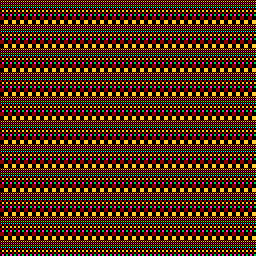

The image is a tile-based game level rendered from a .tmx file. Its description and complete source (layers, tilesets, objects, tile grids) follow:
An orthogonal 32x32 tile map with 8x8 px tiles, 1 tile layer (l0).

<map version="1.8" tiledversion="1.8.2" orientation="orthogonal" renderorder="right-down" width="32" height="32" tilewidth="8" tileheight="8" infinite="0" nextlayerid="2" nextobjectid="1">
 <tileset firstgid="1" source="8X88BPPT.BIN.tsx" />
 <layer id="1" name="l0" width="32" height="32">
  <data encoding="csv">
2,2,2,2,2,2,2,2,2,2,2,2,2,2,2,2,2,2,2,2,2,2,2,2,2,2,2,2,2,2,2,2,
3,3,3,3,3,3,3,3,3,3,3,3,3,3,3,3,3,3,3,3,3,3,3,3,3,3,3,3,3,3,3,3,
4,4,4,4,4,4,4,4,4,4,4,4,4,4,4,4,4,4,4,4,4,4,4,4,4,4,4,4,4,4,4,4,
2,2,2,2,2,2,2,2,2,2,2,2,2,2,2,2,2,2,2,2,2,2,2,2,2,2,2,2,2,2,2,2,
3,3,3,3,3,3,3,3,3,3,3,3,3,3,3,3,3,3,3,3,3,3,3,3,3,3,3,3,3,3,3,3,
4,4,4,4,4,4,4,4,4,4,4,4,4,4,4,4,4,4,4,4,4,4,4,4,4,4,4,4,4,4,4,4,
2,2,2,2,2,2,2,2,2,2,2,2,2,2,2,2,2,2,2,2,2,2,2,2,2,2,2,2,2,2,2,2,
3,3,3,3,3,3,3,3,3,3,3,3,3,3,3,3,3,3,3,3,3,3,3,3,3,3,3,3,3,3,3,3,
4,4,4,4,4,4,4,4,4,4,4,4,4,4,4,4,4,4,4,4,4,4,4,4,4,4,4,4,4,4,4,4,
2,2,2,2,2,2,2,2,2,2,2,2,2,2,2,2,2,2,2,2,2,2,2,2,2,2,2,2,2,2,2,2,
3,3,3,3,3,3,3,3,3,3,3,3,3,3,3,3,3,3,3,3,3,3,3,3,3,3,3,3,3,3,3,3,
4,4,4,4,4,4,4,4,4,4,4,4,4,4,4,4,4,4,4,4,4,4,4,4,4,4,4,4,4,4,4,4,
2,2,2,2,2,2,2,2,2,2,2,2,2,2,2,2,2,2,2,2,2,2,2,2,2,2,2,2,2,2,2,2,
3,3,3,3,3,3,3,3,3,3,3,3,3,3,3,3,3,3,3,3,3,3,3,3,3,3,3,3,3,3,3,3,
4,4,4,4,4,4,4,4,4,4,4,4,4,4,4,4,4,4,4,4,4,4,4,4,4,4,4,4,4,4,4,4,
2,2,2,2,2,2,2,2,2,2,2,2,2,2,2,2,2,2,2,2,2,2,2,2,2,2,2,2,2,2,2,2,
3,3,3,3,3,3,3,3,3,3,3,3,3,3,3,3,3,3,3,3,3,3,3,3,3,3,3,3,3,3,3,3,
4,4,4,4,4,4,4,4,4,4,4,4,4,4,4,4,4,4,4,4,4,4,4,4,4,4,4,4,4,4,4,4,
2,2,2,2,2,2,2,2,2,2,2,2,2,2,2,2,2,2,2,2,2,2,2,2,2,2,2,2,2,2,2,2,
3,3,3,3,3,3,3,3,3,3,3,3,3,3,3,3,3,3,3,3,3,3,3,3,3,3,3,3,3,3,3,3,
4,4,4,4,4,4,4,4,4,4,4,4,4,4,4,4,4,4,4,4,4,4,4,4,4,4,4,4,4,4,4,4,
2,2,2,2,2,2,2,2,2,2,2,2,2,2,2,2,2,2,2,2,2,2,2,2,2,2,2,2,2,2,2,2,
3,3,3,3,3,3,3,3,3,3,3,3,3,3,3,3,3,3,3,3,3,3,3,3,3,3,3,3,3,3,3,3,
4,4,4,4,4,4,4,4,4,4,4,4,4,4,4,4,4,4,4,4,4,4,4,4,4,4,4,4,4,4,4,4,
2,2,2,2,2,2,2,2,2,2,2,2,2,2,2,2,2,2,2,2,2,2,2,2,2,2,2,2,2,2,2,2,
3,3,3,3,3,3,3,3,3,3,3,3,3,3,3,3,3,3,3,3,3,3,3,3,3,3,3,3,3,3,3,3,
4,4,4,4,4,4,4,4,4,4,4,4,4,4,4,4,4,4,4,4,4,4,4,4,4,4,4,4,4,4,4,4,
2,2,2,2,2,2,2,2,2,2,2,2,2,2,2,2,2,2,2,2,2,2,2,2,2,2,2,2,2,2,2,2,
3,3,3,3,3,3,3,3,3,3,3,3,3,3,3,3,3,3,3,3,3,3,3,3,3,3,3,3,3,3,3,3,
4,4,4,4,4,4,4,4,4,4,4,4,4,4,4,4,4,4,4,4,4,4,4,4,4,4,4,4,4,4,4,4,
2,2,2,2,2,2,2,2,2,2,2,2,2,2,2,2,2,2,2,2,2,2,2,2,2,2,2,2,2,2,2,2,
3,3,3,3,3,3,3,3,3,3,3,3,3,3,3,3,3,3,3,3,3,3,3,3,3,3,3,3,3,3,3,3
</data>
 </layer>
</map>
